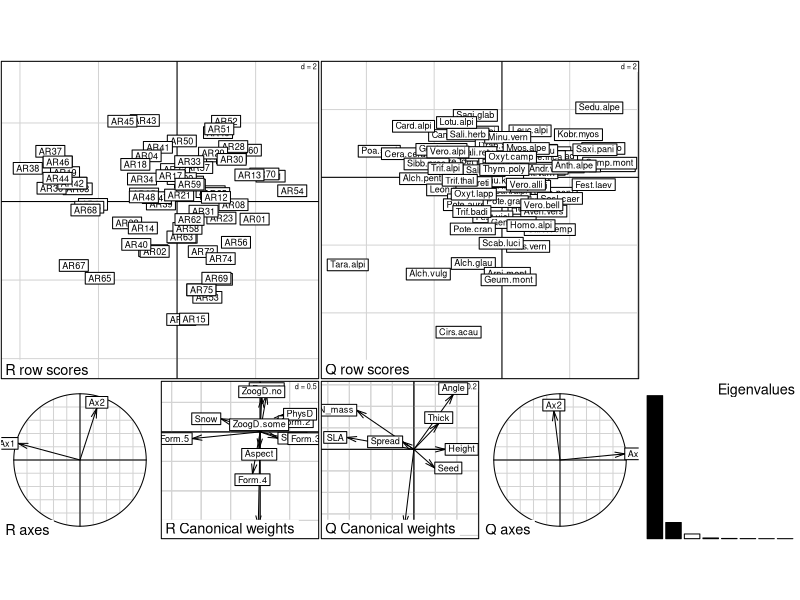
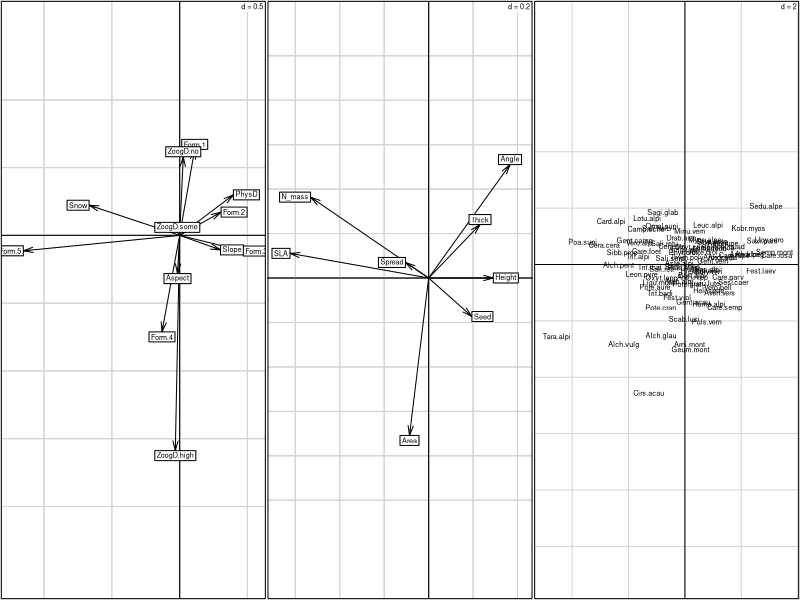
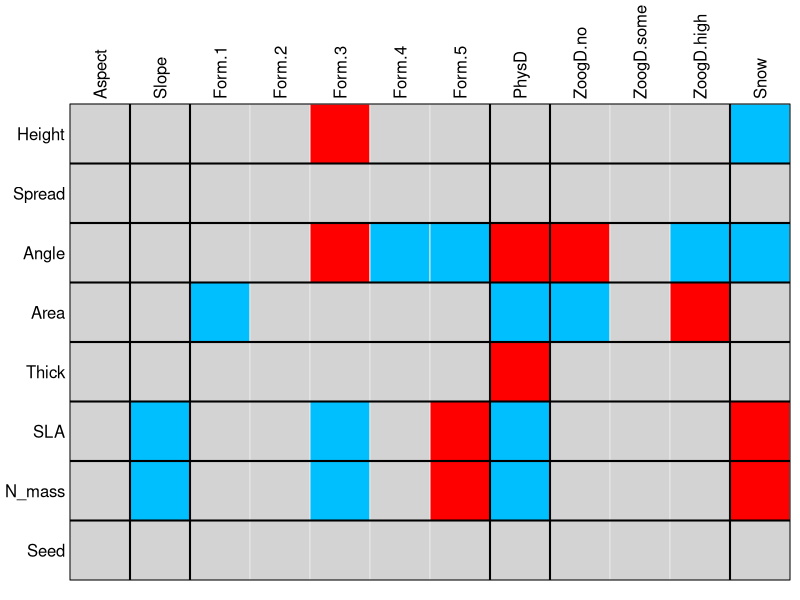
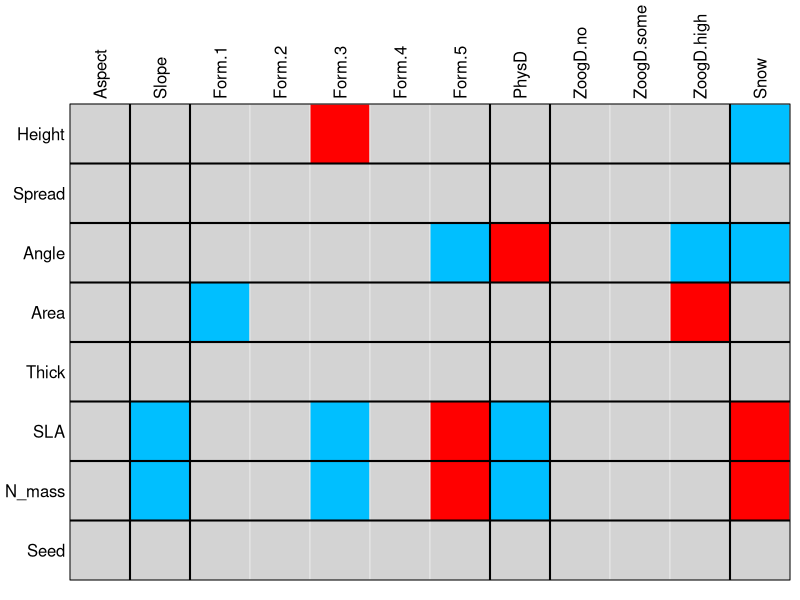

Write R code to recreate these figures, in order. (Note: this script raises an error after producing the figures.)
# Pete Nelson, PhD
# Department of Water Resources
# project: drought traits (special studies)
# purpose: complete fourth-corner & RLQ tutorial
# from: Dray et al. 2014
# created: 2023-05-18
# last modified: 

# getting started -----

library(ade4)
data(aravo)

dim(aravo$spe) # 75 sites and 82 spp
dim(aravo$env) # each site per each of 6 environmental variables (aspect, slope, snow, etc)
dim(aravo$traits) # each spp described by 8 traits (height, spread, seed, etc)

# RLQ -----

## separate analysis for each table ----
afcL.aravo <- 
  dudi.coa(aravo$spe,   # correspondence analysis applied to spp table
           scannf = F)

acpR.aravo <- 
  dudi.hillsmith(   # environ data include both quantitative & categorical variables, thus dudi.hillsmith
    aravo$env, 
    row.w = afcL.aravo$lw,
    scannf = F)

acpQ.aravo <- dudi.pca(  # all trait variables are quantitative thus pca
  aravo$traits, 
  row.w = afcL.aravo$cw,
  scannf = F)

## combine spp-env-traits -----
rlq.aravo <-
  rlq(acpR.aravo, afcL.aravo, acpQ.aravo,
      scannf = F)

# RLQ analysis finds coefficients in $c1 to obtain a linear combo of traits (spp scores in $1Q) and coefficients (in $l1) to obtain a linear combo of env variables (site scores in $1R). The covariance btwn these 2 set scores is maximized and equal to the square root of the corresponding eigenvalue.

## plot results ----
plot(rlq.aravo)

# Plot figures separately as follows:
par(mfrow = c(1, 3)) 
s.arrow(rlq.aravo$l1) 
s.arrow(rlq.aravo$c1) 
s.label(rlq.aravo$lQ, boxes = FALSE)

# Some of the ugliest figures in existence!

dev.off()

# It's important to see how the individual parts (ie cov(traits, env)^2 = var(traits) x var(env) x cor(traits, env)^2) of the compromise are considered. Hence, compare the RLQ analyusis to the separate analyses which maximize independently the structure of the trait (pca traits), structure of the environment (Hill-Smith analysis environmental variables) and correlation (correspondence analysis of the sites-spp table). Comparisons provided summary function:

summary(rlq.aravo)
# Note: correlation is quite low for second axis (0.2753). Variance of the env scores is well preserved on the first 2 axes (acpR.aravo: 89.53%). Traits, amount of variance preserved (2.341 & 3.667) in nearly equal to amount obtained in simple pca (2.409 & 3.907). 

# Fourth-corner ----
# Analysis tests associations btwn individual traits and environmental variables. To obtain test w correct type I error, results of model 2 (permutation of sites, ie rows) and 4 (permutation of spp, ie columns) should be combined. While the former version of ade4 required three steps (tests w the two models and combination of the results), the combined approach can now be generated by setting the modeltype argument to 6. Note that we used a very high number of repetitions (nrepet <- 49999) to have enough power in corrected tests. This time-consuming and could be modified to speed up the different analyses (eg nrepet <- 999, the default setting).

nrepet <- 999 # takes a few seconds only
four.comb.aravo <- fourthcorner(
  aravo$env, aravo$spe, aravo$traits,
  modeltype = 6,
  p.adjust.method.G = "none",
  p.adjust.method.D = "none",
  nrepet = nrepet
)

# When you plot the results, blue cells correspond to negative significant relationships while red cells correspond to positive ones (modify using argument col). In this example, there are some associations btwn categorical traits and quantitative environmental variables which can be measured in three different ways (Legendre et al 1997). These three mehtods correspond to three possible values of the stat argument in the plot and print functions:
# stat="D2": association is measured btwn quantitataive variable and each category separately. A correlation coefficient is used to indicate the strength of teh association between the given category and the small or large values of the quantaitative variable.
# stat="G": the association btwn the quantaitative variable and the whole categorical variable is measured by a global statsistic (F)
# stat="D": association is estimated btwn the quantitative variable and each category separately by a measure of the within-group homogeneity. The strength of the association is indicated by the dispersion of the values of the quantitative variable for a given category.
# In the rest of the tutorial, the focus is on the D2 statistic. The correction of p-values by a sequential procedure leads to significant associations if the maximal p-value is lower than alpha=0.05. When alpha=0.05, there are only 26 significan associations.

plot(four.comb.aravo, alpha = 0.05, stat = "D2")

# Now, adjust p-values for multiple comparisons using the fdr method using the p.adjust.4thcorner function (assuming nrepet set to 49999, though I got the same results with nrepet=9999).

four.comb.aravo.adj <-
  p.adjust.4thcorner(
    four.comb.aravo,
    p.adjust.method.G = "fdr",
    p.adjust.method.D = "fdr"
  )
# Adjusted p-values can be obtained directly using the fourthcorner function:
fourthcorner(aravo$env, aravo$spe, aravo$traits,
             modeltype = 6,
             p.adjust.method.G = "fdr",
             p.adjust.method.D = "fdr",
             nrepet = nrepet)

plot(four.comb.aravo.adj,
     alpha = 0.05,
     stat = "D2")

# 4th+RLQ ----

## trait X env -----

# First evaluate the global significance of the traits-environment relationships using test based on total inertia of the RLQ analysis:
testrlq.aravo <- 
  randtest(rlq.aravo,
           modeltype = 6,
           nrepet = nrepet)
testrlq.aravo

plot(testrlq.aravo)

# Total inertia of RLQ analysis is equal to the S(RLQ) multivariate statistic defined in Dray & Legrende (2008). this stat is returned by fourthcorner2 function:
Srlq <- fourthcorner2(
  aravo$env, aravo$spe, aravo$traits,
  modeltype = 6,
  p.adjust.method.G = "fdr",
  nrepet = nrepet
)
Srlq$trRLQ

# Both approaches can be combined if RLQ scores are used to represent traits and environmental variables on a biplot. Then, significant associations revealed by the 4thcorner approach can be represented using segments (blue for neg, red for pos, see argument col). Only traits and environmental variables that have at least one significant association are reprresented. Here, we apply this method using adjusted p-values for multiple comparisons and alpha=0.05.

plot(four.comb.aravo.adj, 
     x.rlq = rlq.aravo, 
     alpha = 0.05,
     stat = "D2",
     type = "biplot")

# Whew! Not easily interpreted at first glance!

# Another approach is provided by the fourthcorner.rlq function and consists of testing directly the links btwn RLQ axes and traits (typetest = "Q.axes") or environmental variables (typetest = "R.axes").

testQaxes.comb.aravo <-
  fourthcorner.rlq(rlq.aravo,
                   modeltype = 6,
                   typetest = "Q.axes",
                   nrepet = nrepet,
                   p.adjust.method.G = "fdr",
                   p.adjust.method.D = "fdr")

testRaxes.comb.aravo <-
  fourthcorner.rlq(rlq.aravo,
                   modeltype = 6,
                   typetest = "R.axes",
                   nrepet = nrepet,
                   p.adjust.method.G = "fdr",
                   p.adjust.method.D = "fdr")

print(testQaxes.comb.aravo, stat = "D")
print(testRaxes.comb.aravo, stat = "D")

# Present result in table format with colors to indicate significance:
par(mfrow = c(1, 2))
plot(testQaxes.comb.aravo,
     alpha = 0.05,
     type = "table",
     stat = "D2")
plot(testRaxes.comb.aravo,
     alpha = 0.05,
     type = "table",
     stat = "D2")

# Significance with axes can also be reported on the factorial map of RLQ analysis. Here, significant associations with the first axis are in blue, with the 2nd axis in orange, and both axes in green (variables w no significant association in black):

par(mfrow = c(1, 2))
plot(testQaxes.comb.aravo,
     alpha = 0.05,
     type = "biplot",
     stat = "D2",
     col = c("black", "blue", "orange", "green"))
plot(testRaxes.comb.aravo,
     alpha = 0.05,
     type = "biplot",
     stat = "D2",
     col = c("black", "blue", "orange", "green"))
par(mfrow = c(1, 1))
